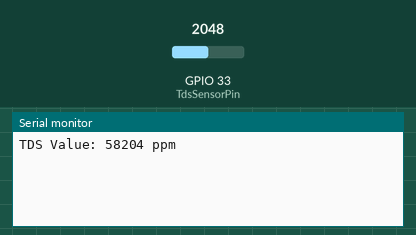
Simulated run of this sketch. Board: ESP32. Parts: the last lines printed to the serial monitor. Inputs (shaded band) come from the test bench; at power-on: GPIO 33 (TdsSensorPin) = 2048.

Above: at 1.2 s.
1.3 s: GPIO 33 (TdsSensorPin) set to 2866
At 2.3 s:
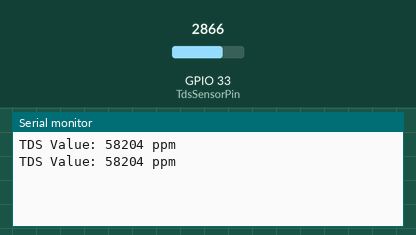
2.8 s: GPIO 33 (TdsSensorPin) set to 3603
At 3.8 s:
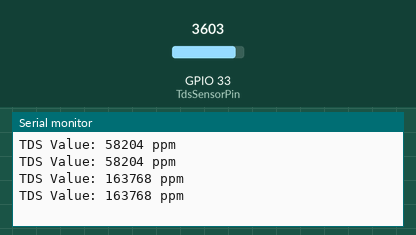
Timing chart, 0 to 5.8 s (numbered marks = the images above; inputs shaded):
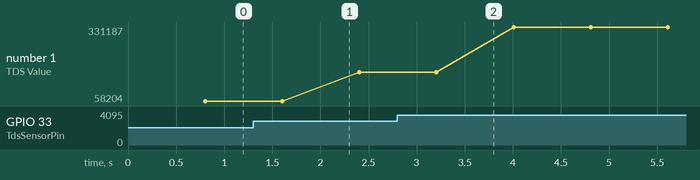

The sketch:

TDS_sensor.ino
```cpp
// (licence header left out)
// Constants and Pin Definitions
#define TdsSensorPin 33 // Define the pin where the TDS sensor is connected
#define VREF 5.0 // Reference voltage of the ADC (5V for Arduino Uno)
#define SCOUNT 30 // Number of samples to be taken for averaging

// Variables for Analog Data
int analogBuffer[SCOUNT]; // Array to store raw analog values
int analogBufferTemp[SCOUNT]; // Temporary array for sorting analog values
int analogBufferIndex = 0; // Index for filling analogBuffer
float averageVoltage = 0; // Average voltage from sensor readings
float tdsValue = 0; // Calculated TDS value (in ppm)
float temperature = 25; // Default temperature (used for temperature compensation)

// Setup function - Initializes serial communication and configures the TDS sensor pin
void setup() {
    Serial.begin(115200); // Start seria  l communication at 115200 bps
    pinMode(TdsSensorPin, INPUT); // Set the TDS sensor pin as input
}

// Main loop function - Runs continuously to read sensor data and calculate TDS
void loop() {
    // Read analog data from the sensor every 40 milliseconds
    static unsigned long analogSampleTimepoint = millis();
    if (millis() - analogSampleTimepoint > 40U) {
        analogSampleTimepoint = millis();
        analogBuffer[analogBufferIndex] = analogRead(TdsSensorPin); // Read and store raw data
        analogBufferIndex++;
        if (analogBufferIndex == SCOUNT) analogBufferIndex = 0; // Reset index when full
    }

    // Calculate and print TDS every 800 milliseconds
    static unsigned long printTimepoint = millis();
    if (millis() - printTimepoint > 800U) {
        printTimepoint = millis();

        // Copy analogBuffer to a temporary array for median calculation
        for (int copyIndex = 0; copyIndex < SCOUNT; copyIndex++) {
            analogBufferTemp[copyIndex] = analogBuffer[copyIndex];
        }

        // Get median voltage, convert to actual voltage, and apply temperature compensation
        averageVoltage = getMedianNum(analogBufferTemp, SCOUNT) * (float)VREF / 1024.0;
        float compensationCoefficient = 1.0 + 0.02 * (temperature - 25.0); // Temp compensation formula
        float compensationVoltage = averageVoltage / compensationCoefficient; // Compensated voltage

        // Calculate TDS (in ppm) using a polynomial relationship
        tdsValue = (133.42 * compensationVoltage * compensationVoltage * compensationVoltage
                    - 255.86 * compensationVoltage * compensationVoltage
                    + 857.39 * compensationVoltage) * 0.5;

        // Output TDS value to serial monitor
        Serial.print("TDS Value: ");
        Serial.print(tdsValue, 0); // Print TDS value rounded to nearest integer
        Serial.println(" ppm");
    }
}

// Function to calculate median from an array (for noise reduction)
int getMedianNum(int bArray[], int iFilterLen) {
    int bTab[iFilterLen];
    for (int i = 0; i < iFilterLen; i++) {
        bTab[i] = bArray[i];
    }
    int temp;
    for (int j = 0; j < iFilterLen - 1; j++) {
        for (int i = 0; i < iFilterLen - j - 1; i++) {
            if (bTab[i] > bTab[i + 1]) {
                temp = bTab[i];
                bTab[i] = bTab[i + 1];
                bTab[i + 1] = temp;
            }
        }
    }
    if (iFilterLen % 2 == 1) return bTab[iFilterLen / 2]; // Odd number of elements
    else return (bTab[iFilterLen / 2] + bTab[iFilterLen / 2 - 1]) / 2; // Even number of elements
}
```

Measured:
- plotted number 1: 58204 → 163768 after the input at 1.3 s, 163768 → 331187 after the input at 2.8 s
